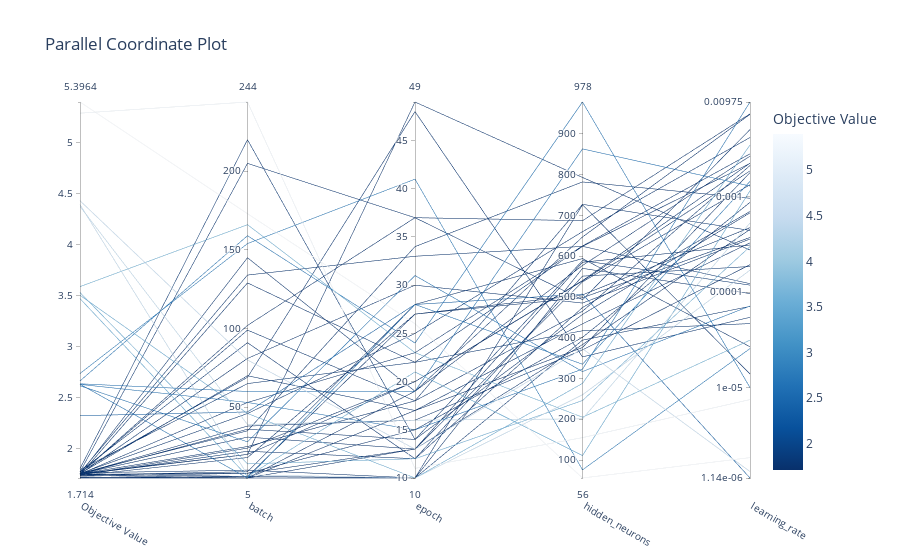
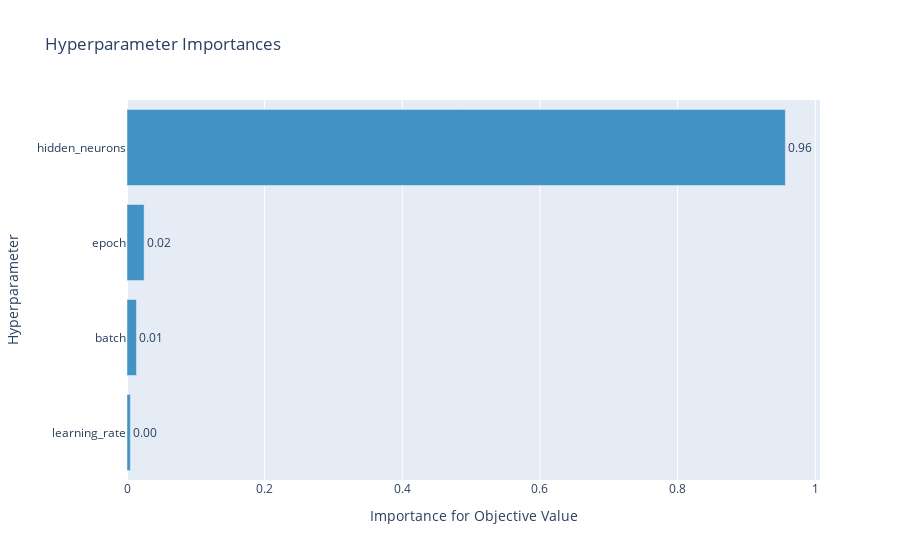

The notebook cell these images were saved under, in order:
### Markdown cell above
## Export images

### Code cell
fig = optuna.visualization.plot_parallel_coordinate(study)
fig.show()
fig.write_image("results/parallel.jpg", scale=3)

fig = optuna.visualization.plot_param_importances(study)
fig.show()
fig.write_image("results/importance.jpg", scale=3)

### Figure 1 — Plotly figure (JSON) as saved in the notebook; plotly's stock layout.template omitted (floating-point values rounded to 4 significant figures)
{"data": [{"dimensions": [{"label": "Objective Value", "range": [1.714, 5.396], "values": [2.737, 2.325, 3.588, 4.429, 1.744, 5.287, 2.665, 5.396, 1.742, 1.774, 1.755, 1.758, 1.757, 2.636, 1.766, 1.714, 2.618, 1.732, 1.75, 3.504, 1.757, 1.74, 4.391, 1.752, 1.742, 1.764, 2.631, 1.779, 4.374, 1.775, 3.471, 1.75, 1.754, 1.755, 1.758, 1.72, 3.53, 1.806, 1.752, 1.796, 1.755, 1.743, 1.715, 1.716, 1.737, 1.753, 1.754, 1.76, 1.754, 2.633]}, {"label": "batch", "range": [5, 244], "values": [154, 47, 166, 80, 129, 244, 159, 173, 9, 205, 20, 99, 102, 60, 134, 5, 28, 8, 8, 46, 70, 5, 7, 36, 24, 10, 53, 91, 39, 69, 6, 20, 25, 31, 46, 5, 14, 220, 6, 65, 38, 22, 5, 6, 18, 53, 81, 35, 145, 5]}, {"label": "epoch", "range": [10, 49], "values": [41, 28, 23, 13, 22, 11, 24, 26, 28, 37, 49, 18, 37, 19, 33, 17, 31, 13, 15, 10, 17, 10, 10, 14, 20, 10, 15, 12, 16, 48, 21, 20, 18, 13, 25, 13, 12, 14, 10, 22, 16, 12, 19, 27, 27, 23, 30, 34, 19, 28]}, {"label": "hidden_neurons", "range": [56, 978], "values": [76, 507, 205, 373, 624, 155, 978, 56, 594, 493, 793, 727, 687, 863, 624, 376, 317, 383, 401, 288, 434, 570, 260, 457, 539, 394, 323, 551, 201, 353, 111, 540, 465, 537, 660, 585, 246, 589, 726, 417, 370, 474, 577, 498, 505, 625, 485, 782, 647, 335]}, {"label": "learning_rate", "range": [-5.944, -2.011], "ticktext": ["1.14e-06", "1e-05", "0.0001", "0.001", "0.00975"], "tickvals": [-5.944, -5, -4, -3, -2.011], "values": [-4.59, -5.944, -4.502, -5.877, -2.654, -5.124, -4.998, -5.731, -4.571, -2.299, -3.559, -3.354, -2.135, -2.89, -3.911, -2.75, -4.145, -3.343, -3.06, -2.461, -3.484, -4.015, -3.77, -3.17, -2.732, -4.149, -2.011, -3.732, -3.276, -4.263, -2.94, -2.651, -2.676, -2.876, -2.382, -3.507, -3.523, -3.926, -4.856, -4.329, -3.713, -3.156, -2.577, -3.428, -3.325, -2.553, -3.444, -3.018, -2.14, -2.841]}], "labelangle": 30, "labelside": "bottom", "line": {"color": [2.737, 2.325, 3.588, 4.429, 1.744, 5.287, 2.665, 5.396, 1.742, 1.774, 1.755, 1.758, 1.757, 2.636, 1.766, 1.714, 2.618, 1.732, 1.75, 3.504, 1.757, 1.74, 4.391, 1.752, 1.742, 1.764, 2.631, 1.779, 4.374, 1.775, 3.471, 1.75, 1.754, 1.755, 1.758, 1.72, 3.53, 1.806, 1.752, 1.796, 1.755, 1.743, 1.715, 1.716, 1.737, 1.753, 1.754, 1.76, 1.754, 2.633], "colorbar": {"title": {"text": "Objective Value"}}, "colorscale": [[0, "rgb(247,251,255)"], [0.125, "rgb(222,235,247)"], [0.25, "rgb(198,219,239)"], [0.375, "rgb(158,202,225)"], [0.5, "rgb(107,174,214)"], [0.625, "rgb(66,146,198)"], [0.75, "rgb(33,113,181)"], [0.875, "rgb(8,81,156)"], [1, "rgb(8,48,107)"]], "reversescale": true, "showscale": true}, "type": "parcoords"}], "layout": {"autosize": true, "title": {"text": "Parallel Coordinate Plot"}}}

### Figure 2 — Plotly figure (JSON) as saved in the notebook; plotly's stock layout.template omitted (floating-point values rounded to 4 significant figures)
{"data": [{"cliponaxis": false, "hovertemplate": ["learning_rate (LogUniformDistribution): 0.004869849541492983<extra></extra>", "batch (IntUniformDistribution): 0.013717600473164025<extra></extra>", "epoch (IntUniformDistribution): 0.024861212346165062<extra></extra>", "hidden_neurons (IntUniformDistribution): 0.9565513376391779<extra></extra>"], "marker": {"color": "rgb(66,146,198)"}, "orientation": "h", "text": ["0.004869849541492983", "0.013717600473164025", "0.024861212346165062", "0.9565513376391779"], "textposition": "outside", "texttemplate": "%{text:.2f}", "type": "bar", "x": [0.00487, 0.01372, 0.02486, 0.9566], "y": ["learning_rate", "batch", "epoch", "hidden_neurons"]}], "layout": {"autosize": true, "showlegend": false, "title": {"text": "Hyperparameter Importances"}, "xaxis": {"autorange": true, "range": [0, 1.007], "title": {"text": "Importance for Objective Value"}, "type": "linear"}, "yaxis": {"autorange": true, "range": [-0.5, 3.5], "title": {"text": "Hyperparameter"}, "type": "category"}}}
